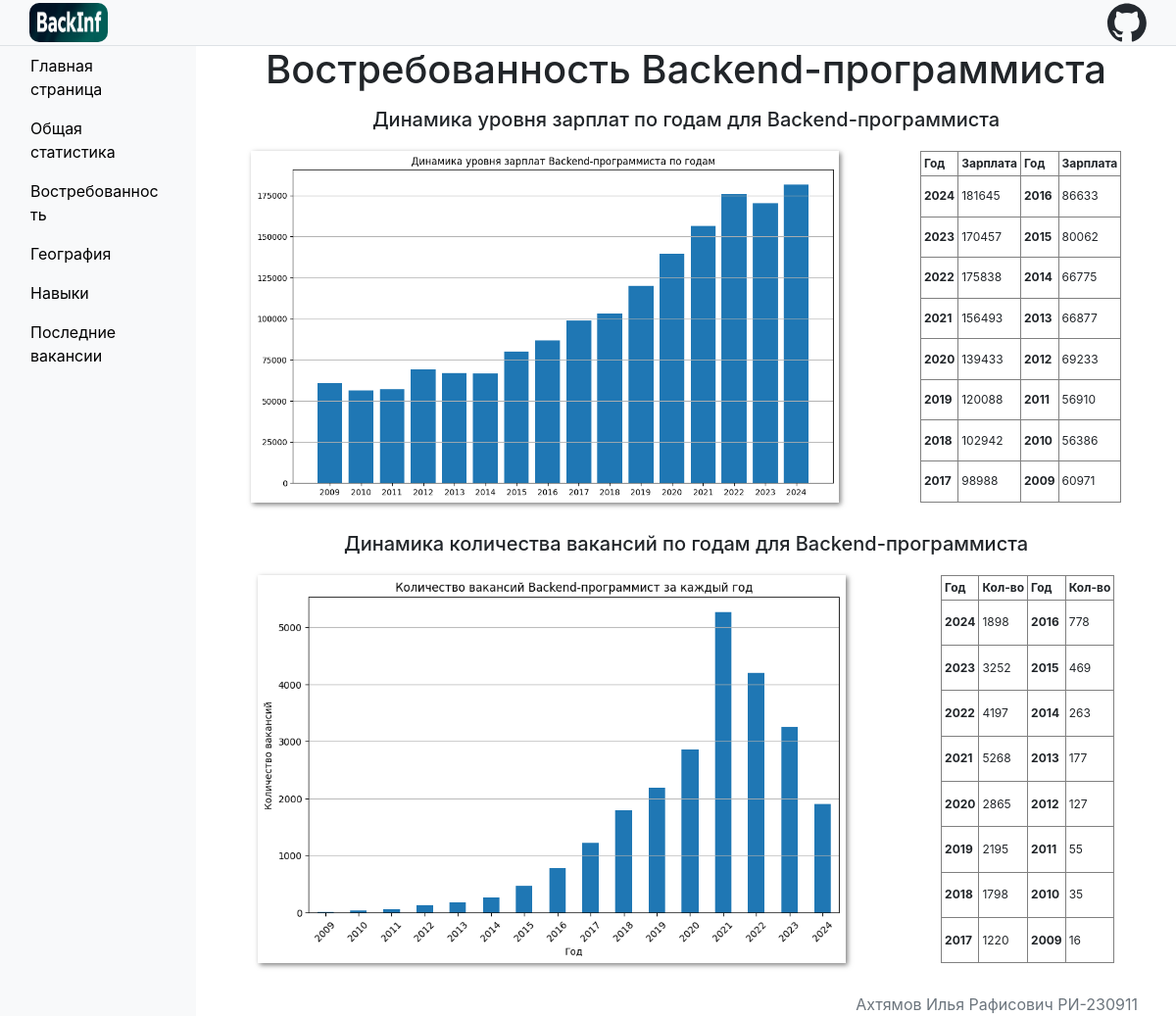
Screenshot of /relevance/ with the database file from the repository.
### backDev/models.py (models this page shows, shortened)
class Article(models.Model):
    title = models.CharField(max_length=100)
    content = RichTextUploadingField()
    slug = models.SlugField(unique=True, blank=True)

### backDev/views.py (the view)
# urls.py: path('<slug:slug>/', get_article, name='get_article'),
def get_article(request: HttpRequest, slug):
    nav = Article.objects.values('title', 'slug')
    try:
        article = Article.objects.get(slug=slug)
    except Article.DoesNotExist:
        return render(request, 'backDev/article.html', {'error': 'Статья не найдена', 'nav': nav})
    return render(request, 'backDev/article.html', {'article': article, 'nav': nav})

### backDev/templates/backDev/article.html (shortened to what this page needs)
{% extends "backDev/base.html" %}
{% block nav_links_left %}
{% for elem in nav %}
    {% if elem.slug %}
        <li class="nav-item">
            <a class='nav-link' href="{% url 'get_article' slug=elem.slug %}">{{elem.title}}</a>
        </li>
    {% else %}
        <li class="nav-item">
            <a class='nav-link' href="{% url 'main' %}">{{elem.title}}</a>
        </li>
    {% endif %}
{% endfor %}
{% endblock nav_links_left %}
{% block main %}
        {{article.content|safe}}
{% endblock main %}

### backDev/static/backDev/style/style.css (style rules this page uses)
* { box-sizing: border-box; }
p, div, h1, h2, h3, h4, h5, h6 { padding: 0; margin: 0; }
h1 { margin-bottom: 15px; overflow-wrap: break-word; }
.nav-link { word-break: break-word; color: black; transition: background-color 0.3s ease, border-radius 0.3s ease, color 0.3s ease;; }
.main-container { max-width: 1000px; }
.main-container h3 { font-size: 20px; margin-bottom: 1em; }
.information-block { display: flex; flex-direction: row; justify-content: space-around; margin-bottom: 30px; flex-wrap: wrap; gap: 20px; }
.information-block img { max-width: 600px !important; height: auto !important; box-shadow: 2px 2px 5px rgba(0, 0, 0, 0.5); flex: 1 1; }
.information-block table { font-size: 12px; border-collapse: collapse; }
.information-block table th, td { padding: 3px; text-align: left; }

### rows the page displays
Article: content "Востребованность Backend-программиста Динамика уровня зарплат по годам для Backend-программиста Год Зарплата Год Зарплата 2024 181645 2016 86633 2023 170457 2015 80062 2022 175838 2014 66775 2021 156493 2013 66877 2020 139433 2012 69233 2019 120088 2011 56910 2018 102942 2010 56386 2017 98988 2009 60971 Динамика количества вакансий по годам для Backend-программиста Год Кол-во Год Кол-во 2024 1898 2016 778 2023 3252 2015 469 2022 4197 2014 263 2021 5268 2013 177 2020 2865 2012 127 2019 2195 2011 55 2018 1798 2010 35 2017 1220 2009 16", content (picture)

### other values shown
{{ elem.title }} "Главная страница"
{{ elem.title }} "Общая статистика" "Востребованность" "География" "Навыки"
